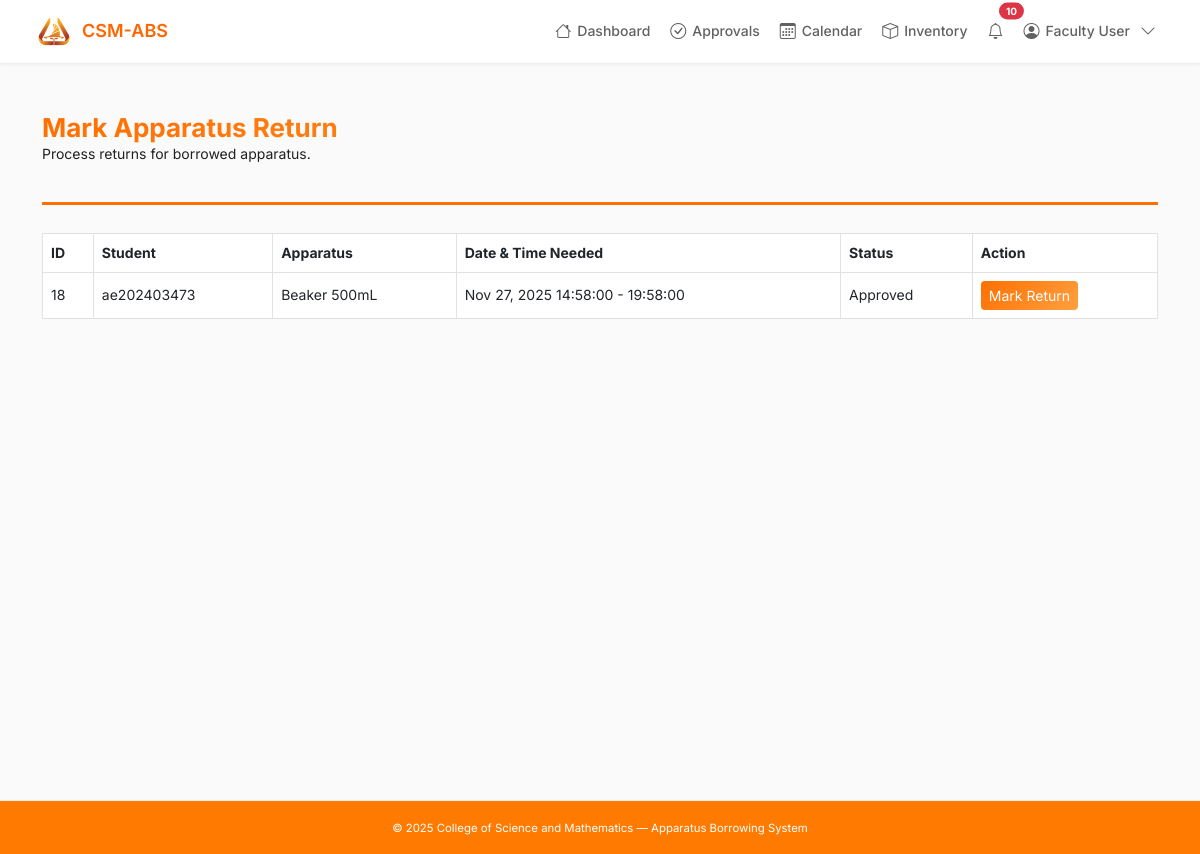
The page /return_apparatus.php (signed in) on the database its author committed.
### tables this page shows
CREATE TABLE `borrow_requests` (
  `request_id` int(11) NOT NULL,
  `student_id` int(11) DEFAULT NULL,
  `full_name` varchar(150) DEFAULT NULL,
  `student_first_name` varchar(50) NOT NULL,
  `student_last_name` varchar(50) NOT NULL,
  `student_mi` varchar(5) DEFAULT NULL,
  `faculty_id` int(11) DEFAULT NULL,
  `apparatus_id` int(11) DEFAULT NULL,
  `quantity` int(11) DEFAULT NULL,
  `concentration` varchar(100) DEFAULT NULL,
  `date_requested` date DEFAULT NULL,
  `date_needed` date DEFAULT NULL,
  `time_from` time DEFAULT NULL,
  `time_to` time DEFAULT NULL,
  `subject` varchar(100) DEFAULT NULL,
  `schedule` varchar(100) DEFAULT NULL,
  `room` varchar(50) DEFAULT NULL,
  `purpose` text DEFAULT NULL,
  `status` enum('pending','approved','released','returned','rejected') DEFAULT 'pending',
  `date_returned` datetime DEFAULT NULL,
  `remarks` text DEFAULT NULL,
  `archived` tinyint(1) DEFAULT 0
);

CREATE TABLE `users` (
  `user_id` int(11) NOT NULL,
  `first_name` varchar(50) NOT NULL,
  `last_name` varchar(50) NOT NULL,
  `middle_initial` char(1) DEFAULT NULL,
  `username` varchar(50) NOT NULL,
  `password` varchar(255) NOT NULL,
  `role` enum('admin','faculty','student','assistant') NOT NULL,
  `full_name` varchar(100) DEFAULT NULL,
  `email` varchar(100) DEFAULT NULL
);

CREATE TABLE `apparatus` (
  `apparatus_id` int(11) NOT NULL,
  `name` varchar(100) NOT NULL,
  `category` varchar(50) DEFAULT NULL,
  `quantity` int(11) DEFAULT 0,
  `condition` varchar(50) NOT NULL DEFAULT 'Good',
  `description` text DEFAULT NULL,
  `status` enum('Available','Borrowed','Damaged','Maintenance') DEFAULT 'Available',
  `item_condition` enum('new','old') NOT NULL DEFAULT 'new' COMMENT 'Indicates whether the apparatus is new or used/old'
);

### includes/notifications.php (called while the page is built, shortened)
<?php
function get_unread_notification_count($user_id) {
    global $conn;
    $user_id = intval($user_id);
    $stmt = mysqli_prepare($conn, "SELECT COUNT(*) as count FROM user_notifications WHERE user_id = ? AND is_read = 0");
    mysqli_stmt_bind_param($stmt, 'i', $user_id);
    mysqli_stmt_execute($stmt);
    $result = mysqli_stmt_get_result($stmt);
    $row = mysqli_fetch_assoc($result);
    return $row['count'];
}
function get_user_notifications($user_id, $limit = 20) {
    global $conn;
    $user_id = intval($user_id);
    $limit = intval($limit);
    $stmt = mysqli_prepare($conn, "
        SELECT * FROM user_notifications
        WHERE user_id = ?
        ORDER BY created_at DESC
        LIMIT ?
    ");
    mysqli_stmt_bind_param($stmt, 'ii', $user_id, $limit);
    mysqli_stmt_execute($stmt);
    $result = mysqli_stmt_get_result($stmt);
    $notifications = [];
    while ($row = mysqli_fetch_assoc($result)) {
        $notifications[] = $row;
    }
    return $notifications;
}

### return_apparatus.php (the view, shortened to what this page needs)
<?php
require_once 'includes/db.php';
$sql = "SELECT br.request_id, br.student_id, u.full_name AS student_name,
               br.apparatus_id, a.name AS apparatus_name, br.date_needed,
               br.time_from, br.time_to, br.status
        FROM borrow_requests br
        JOIN users u ON br.student_id = u.user_id
        JOIN apparatus a ON br.apparatus_id = a.apparatus_id
        WHERE br.status IN ('Approved','Borrowed')
        ORDER BY br.date_needed DESC";
$result = $conn->query($sql);
?>
<?php include 'includes/header.php'; ?>
<div class="container my-4">
    <div class="page-header">
        <h2>Mark Apparatus Return</h2>
        <p>Process returns for borrowed apparatus.</p>
    </div>
    <?php if ($result && $result->num_rows > 0): ?>
    <div class="table-responsive">
        <table class="table table-hover table-bordered align-middle">
            <thead>
                <tr>
                    <th>ID</th>
                    <th>Student</th>
                    <th>Apparatus</th>
                    <th>Date & Time Needed</th>
                    <th>Status</th>
                    <th>Action</th>
                </tr>
            </thead>
            <tbody>
                <?php while($row = $result->fetch_assoc()): ?>
                <tr>
                    <td><?= htmlspecialchars($row['request_id']) ?></td>
                    <td><?= htmlspecialchars($row['student_name']) ?></td>
                    <td><?= htmlspecialchars($row['apparatus_name']) ?></td>
                    <td><?= date('M d, Y', strtotime($row['date_needed'])) ?> <?= htmlspecialchars($row['time_from'] . ' - ' . $row['time_to']) ?></td>
                    <td><?= ucfirst(strtolower($row['status'])) ?></td>
                    <td>
                        <button class="btn btn-sm btn-success" data-bs-toggle="modal" data-bs-target="#returnModal<?= $row['request_id'] ?>">Mark Return</button>
                    </td>
                </tr>
                <?php endwhile; ?>
            </tbody>
        </table>
    </div>
    <?php else: ?>
        <div class="alert alert-info">No borrow requests pending return.</div>
    <?php endif; ?>
</div>
<?php include 'includes/footer.php'; ?>

### includes/header.php (style rules this page uses)
:root { --primary: #FF6600; --primary-dark: #E65100; --primary-light: #FFE0CC; --gray-50: #FAFAFA; --gray-100: #F5F5F5; --gray-200: #EEEEEE; --gray-300: #E0E0E0; --gray-700: #616161; --gray-900: #212121; --radius: 8px; --shadow-sm: 0 1px 3px rgba(0,0,0,0.05); --shadow-md: 0 2px 6px rgba(0,0,0,0.08); }
* { margin: 0; padding: 0; box-sizing: border-box; }
body { font-family: 'Inter', -apple-system, BlinkMacSystemFont, 'Segoe UI', sans-serif; font-size: 14px; color: var(--gray-900); background: var(--gray-50); line-height: 1.6; }

### return_apparatus.php (style rules this page uses)
* { box-sizing: border-box; margin: 0; padding: 0; }
.page-header { margin-bottom: 28px; padding-bottom: 20px; border-bottom: 3px solid #FF6F00; }
.page-header h2 { background: linear-gradient(135deg, #FF6F00, #FFA040); -webkit-background-clip: text; -webkit-text-fill-color: transparent; font-size: 26px; font-weight: 700; margin: 0; }
.table thead { background: linear-gradient(135deg, #FF6F00, #FFA040); color: #fff; }
.table td, .table th { vertical-align: middle; }
.btn-success { background: linear-gradient(135deg, #FF6F00, #FFA040); border: none; }

### rows shown on the page
borrow_requests: request_id "18", student.full_name "ae202403473", apparatus.name "Beaker 500mL", date_needed "Nov 27, 2025", time_from+time_to "14:58:00 - 19:58:00", status "Approved"

### other values the page prints
$unread_notifications "10"
$_SESSION['full_name'] "Faculty User"
